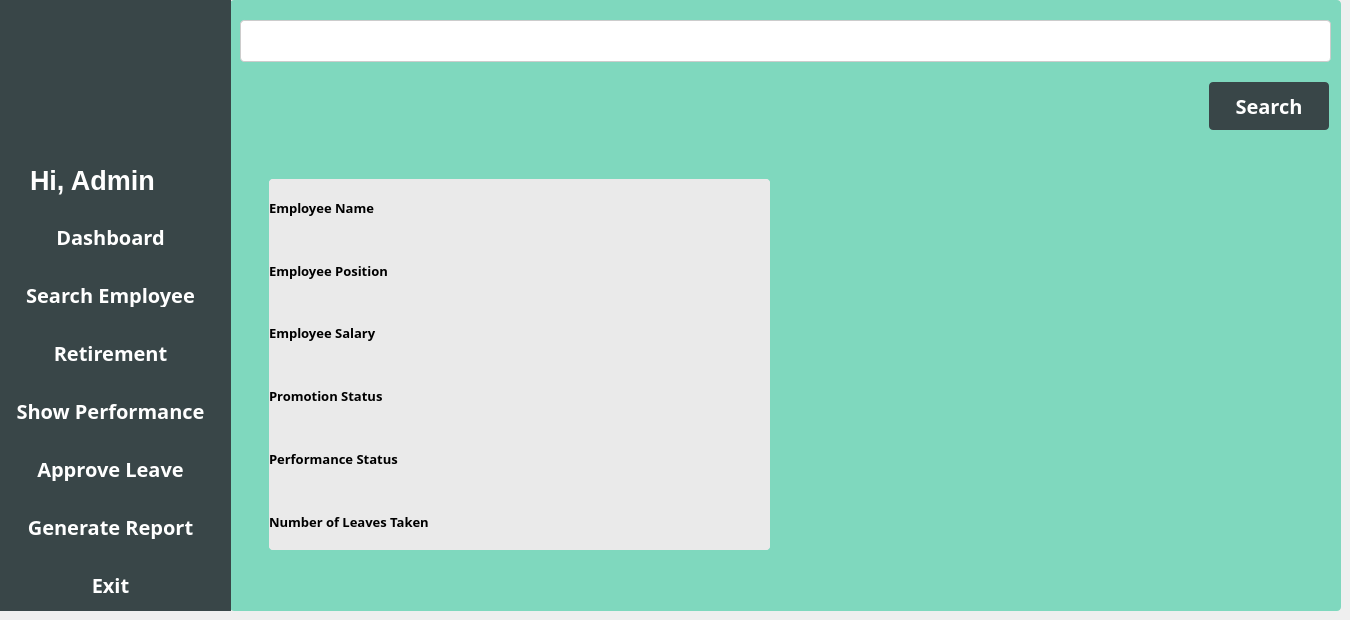
    <widget class="QWidget" name="searchEmployee">
     <widget class="QWidget" name="widget_11" native="true">
      <property name="geometry">
       <rect>
        <x>230</x>
        <y>0</y>
        <width>1111</width>
        <height>611</height>
       </rect>
      </property>
      <property name="styleSheet">
       <string notr="true">background-color: #7fd8be;
border-radius: 4px</string>
      </property>
      <widget class="QWidget" name="widget_12" native="true">
       <property name="geometry">
        <rect>
         <x>9</x>
         <y>139</y>
         <width>1091</width>
         <height>501</height>
        </rect>
       </property>
       <property name="autoFillBackground">
        <bool>false</bool>
       </property>
       <widget class="QWidget" name="widget_13" native="true">
        <property name="geometry">
         <rect>
          <x>30</x>
          <y>40</y>
          <width>501</width>
          <height>371</height>
         </rect>
        </property>
        <property name="font">
         <font>
          <family>Segoe UI Semibold</family>
          <pointsize>11</pointsize>
          <weight>75</weight>
          <bold>true</bold>
         </font>
        </property>
        <property name="styleSheet">
         <string notr="true">background-color: #eaeaea;</string>
        </property>
        <layout class="QHBoxLayout" name="horizontalLayout_5">
         <item>
          <layout class="QVBoxLayout" name="verticalLayout_4">
           <item>
            <widget class="QLabel" name="label_10">
             <property name="font">
              <font>
               <family>Segoe UI Semibold</family>
               <pointsize>10</pointsize>
               <weight>75</weight>
               <bold>true</bold>
              </font>
             </property>
             <property name="text">
              <string>Employee Name</string>
             </property>
            </widget>
           </item>
           <item>
            <widget class="QLabel" name="label_11">
             <property name="font">
              <font>
               <family>Segoe UI Semibold</family>
               <pointsize>10</pointsize>
               <weight>75</weight>
               <bold>true</bold>
              </font>
             </property>
             <property name="text">
              <string>Employee Position</string>
             </property>
            </widget>
           </item>
           <item>
            <widget class="QLabel" name="label_12">
             <property name="font">
              <font>
               <family>Segoe UI Semibold</family>
               <pointsize>10</pointsize>
               <weight>75</weight>
               <bold>true</bold>
              </font>
             </property>
             <property name="text">
              <string>Employee Salary</string>
             </property>
            </widget>
           </item>
           <item>
            <widget class="QLabel" name="label_13">
             <property name="font">
              <font>
               <family>Segoe UI Semibold</family>
               <pointsize>10</pointsize>
               <weight>75</weight>
               <bold>true</bold>
              </font>
             </property>
             <property name="text">
              <string>Promotion Status</string>
             </property>
            </widget>
           </item>
           <item>
            <widget class="QLabel" name="label_14">
             <property name="font">
              <font>
               <family>Segoe UI Semibold</family>
               <pointsize>10</pointsize>
               <weight>75</weight>
               <bold>true</bold>
              </font>
             </property>
             <property name="text">
              <string>Performance Status</string>
             </property>
            </widget>
           </item>
           <item>
            <widget class="QLabel" name="label_15">
             <property name="font">
              <font>
               <family>Segoe UI Semibold</family>
               <pointsize>10</pointsize>
               <weight>75</weight>
               <bold>true</bold>
              </font>
             </property>
             <property name="text">
              <string>Number of Leaves Taken</string>
             </property>
            </widget>
           </item>
          </layout>
         </item>
         <item>
          <layout class="QVBoxLayout" name="verticalLayout_5">
           <item>
            <widget class="QLabel" name="label_name">
             <property name="font">
              <font>
               <family>Segoe UI Semibold</family>
               <pointsize>10</pointsize>
               <weight>75</weight>
               <bold>true</bold>
              </font>
             </property>
             <property name="text">
              <string/>
             </property>
            </widget>
           </item>
           <item>
            <widget class="QLabel" name="label_posi">
             <property name="font">
              <font>
               <family>Segoe UI Semibold</family>
               <pointsize>10</pointsize>
               <weight>75</weight>
               <bold>true</bold>
              </font>
             </property>
             <property name="text">
              <string/>
             </property>
            </widget>
           </item>
           <item>
            <widget class="QLabel" name="label_sal">
             <property name="font">
              <font>
               <family>Segoe UI Semibold</family>
               <pointsize>10</pointsize>
               <weight>75</weight>
               <bold>true</bold>
              </font>
             </property>
             <property name="text">
              <string/>
             </property>
            </widget>
           </item>
           <item>
            <widget class="QLabel" name="label_prom">
             <property name="font">
              <font>
               <family>Segoe UI Semibold</family>
               <pointsize>10</pointsize>
               <weight>75</weight>
               <bold>true</bold>
              </font>
             </property>
             <property name="text">
              <string/>
             </property>
            </widget>
           </item>
           <item>
            <widget class="QLabel" name="label_per">
             <property name="font">
              <font>
               <family>Segoe UI Semibold</family>
               <pointsize>10</pointsize>
               <weight>75</weight>
               <bold>true</bold>
              </font>
             </property>
             <property name="text">
              <string/>
             </property>
            </widget>
           </item>
           <item>
            <widget class="QLabel" name="label_lev">
             <property name="font">
              <font>
               <family>Segoe UI Semibold</family>
               <pointsize>10</pointsize>
               <weight>75</weight>
               <bold>true</bold>
              </font>
             </property>
             <property name="text">
              <string/>
             </property>
            </widget>
           </item>
          </layout>
         </item>
        </layout>
       </widget>
       <widget class="QLabel" name="searchsideimage">
        <property name="geometry">
         <rect>
          <x>574</x>
          <y>35</y>
          <width>501</width>
          <height>361</height>
         </rect>
        </property>
        <property name="text">
         <string/>
        </property>
       </widget>
      </widget>
      <widget class="QWidget" name="layoutWidget">
       <property name="geometry">
        <rect>
         <x>10</x>
         <y>10</y>
         <width>1091</width>
         <height>127</height>
        </rect>
       </property>
       <layout class="QVBoxLayout" name="verticalLayout_6">
        <item>
         <widget class="QLineEdit" name="lineEdit">
          <property name="styleSheet">
           <string notr="true">width: 100%;
  padding: 12px 20px;
  margin: 8px 0;
  border: 1px solid #ccc;
  border-radius: 4px;
background-color: white;
</string>
          </property>
         </widget>
        </item>
        <item>
         <layout class="QHBoxLayout" name="horizontalLayout_6">
          <item>
           <spacer name="horizontalSpacer">
            <property name="orientation">
             <enum>Qt::Horizontal</enum>
            </property>
            <property name="sizeType">
             <enum>QSizePolicy::MinimumExpanding</enum>
            </property>
            <property name="sizeHint" stdset="0">
             <size>
              <width>36</width>
              <height>20</height>
             </size>
            </property>
           </spacer>
          </item>
          <item>
           <widget class="QPushButton" name="pushButton_8">
            <property name="font">
             <font>
              <family>Segoe UI Semibold</family>
              <pointsize>-1</pointsize>
              <weight>75</weight>
              <bold>true</bold>
              <underline>false</underline>
              <strikeout>false</strikeout>
             </font>
            </property>
            <property name="autoFillBackground">
             <bool>false</bool>
            </property>
            <property name="styleSheet">
             <string notr="true">background-color: #394648; /* Green */
  width: 100%;
  border: none;
  color: white;
  padding: 10px;
  text-align: center;
  text-decoration: none;
  font-size: 20px;
  margin: 4px 2px;
	border-radius: 4px;</string>
            </property>
            <property name="text">
             <string>Search</string>
            </property>
           </widget>
          </item>
         </layout>
        </item>
       </layout>
      </widget>
     </widget>
     <widget class="QWidget" name="widget_14" native="true">
      <property name="geometry">
       <rect>
        <x>-10</x>
        <y>210</y>
        <width>241</width>
        <height>401</height>
       </rect>
      </property>
      <property name="styleSheet">
       <string notr="true">background-color: #394648;
</string>
      </property>
      <layout class="QVBoxLayout" name="verticalLayout_7">
       <item>
        <layout class="QVBoxLayout" name="verticalLayout_8">
         <item>
          <widget class="QPushButton" name="dashButton">
           <property name="font">
            <font>
             <family>Segoe UI Semibold</family>
             <pointsize>-1</pointsize>
             <weight>75</weight>
             <bold>true</bold>
             <underline>false</underline>
             <strikeout>false</strikeout>
            </font>
           </property>
           <property name="styleSheet">
            <string notr="true">background-color: #394648; /* Green */
  width: 100%;
  border: none;
  color: white;
  padding: 10px;
  text-align: center;
  text-decoration: none;
  font-size: 20px;
  margin: 4px 2px;
	border-radius: 4px;</string>
           </property>
           <property name="text">
            <string>Dashboard</string>
           </property>
          </widget>
         </item>
         <item>
          <widget class="QPushButton" name="pushButton_4">
           <property name="font">
            <font>
             <family>Segoe UI Semibold</family>
             <pointsize>-1</pointsize>
             <weight>75</weight>
             <bold>true</bold>
             <underline>false</underline>
             <strikeout>false</strikeout>
            </font>
           </property>
           <property name="styleSheet">
            <string notr="true">background-color: #394648; /* Green */
  width: 100%;
  border: none;
  color: white;
  padding: 10px;
  text-align: center;
  text-decoration: none;
  font-size: 20px;
  margin: 4px 2px;
	border-radius: 4px;</string>
           </property>
           <property name="text">
            <string>Search Employee</string>
           </property>
          </widget>
         </item>
         <item>
          <widget class="QPushButton" name="retireButton">
           <property name="font">
            <font>
             <family>Segoe UI Semibold</family>
             <pointsize>-1</pointsize>
             <weight>75</weight>
             <bold>true</bold>
             <underline>false</underline>
             <strikeout>false</strikeout>
            </font>
           </property>
           <property name="styleSheet">
            <string notr="true">background-color: #394648; /* Green */
  width: 100%;
  border: none;
  color: white;
  padding: 10px;
  text-align: center;
  text-decoration: none;
  font-size: 20px;
  margin: 4px 2px;
	border-radius: 4px;</string>
           </property>
           <property name="text">
            <string>Retirement</string>
           </property>
          </widget>
         </item>
         <item>
          <widget class="QPushButton" name="showPerButton">
           <property name="font">
            <font>
             <family>Segoe UI Semibold</family>
             <pointsize>-1</pointsize>
             <weight>75</weight>
             <bold>true</bold>
             <underline>false</underline>
             <strikeout>false</strikeout>
            </font>
           </property>
           <property name="styleSheet">
            <string notr="true">background-color: #394648; /* Green */
  width: 100%;
  border: none;
  color: white;
  padding: 10px;
  text-align: center;
  text-decoration: none;
  font-size: 20px;
  margin: 4px 2px;
	border-radius: 4px;</string>
           </property>
           <property name="text">
            <string>Show Performance</string>
           </property>
          </widget>
         </item>
         <item>
          <widget class="QPushButton" name="pushButton_6">
           <property name="font">
            <font>
             <family>Segoe UI Semibold</family>
             <pointsize>-1</pointsize>
             <weight>75</weight>
             <bold>true</bold>
             <underline>false</underline>
             <strikeout>false</strikeout>
            </font>
           </property>
           <property name="styleSheet">
            <string notr="true">background-color: #394648; /* Green */
  width: 100%;
  border: none;
  color: white;
  padding: 10px;
  text-align: center;
  text-decoration: none;
  font-size: 20px;
  margin: 4px 2px;
	border-radius: 4px;</string>
           </property>
           <property name="text">
            <string>Approve Leave</string>
           </property>
          </widget>
         </item>
         <item>
          <widget class="QPushButton" name="pushButton_7">
           <property name="font">
            <font>
             <family>Segoe UI Semibold</family>
             <pointsize>-1</pointsize>
             <weight>75</weight>
             <bold>true</bold>
             <underline>false</underline>
             <strikeout>false</strikeout>
            </font>
           </property>
           <property name="styleSheet">
            <string notr="true">background-color: #394648; /* Green */
  width: 100%;
  border: none;
  color: white;
  padding: 10px;
  text-align: center;
  text-decoration: none;
  font-size: 20px;
  margin: 4px 2px;
	border-radius: 4px;</string>
           </property>
           <property name="text">
            <string>Generate Report</string>
           </property>
          </widget>
         </item>
         <item>
          <widget class="QPushButton" name="pushButton_9">
           <property name="font">
            <font>
             <family>Segoe UI Semibold</family>
             <pointsize>-1</pointsize>
             <weight>75</weight>
             <bold>true</bold>
             <underline>false</underline>
             <strikeout>false</strikeout>
            </font>
           </property>
           <property name="styleSheet">
            <string notr="true">background-color: #394648; /* Green */
  width: 100%;
  border: none;
  color: white;
  padding: 10px;
  text-align: center;
  text-decoration: none;
  font-size: 20px;
  margin: 4px 2px;
	border-radius: 4px;</string>
           </property>
           <property name="text">
            <string>Exit</string>
           </property>
          </widget>
         </item>
        </layout>
       </item>
      </layout>
     </widget>
     <widget class="QWidget" name="widget_15" native="true">
      <property name="geometry">
       <rect>
        <x>-10</x>
        <y>-10</y>
        <width>241</width>
        <height>221</height>
       </rect>
      </property>
      <property name="font">
       <font>
        <family>Comic Sans MS</family>
        <pointsize>10</pointsize>
        <weight>75</weight>
        <bold>true</bold>
       </font>
      </property>
      <property name="styleSheet">
       <string notr="true">background-color: #394648;</string>
      </property>
      <widget class="QLabel" name="label_24">
       <property name="geometry">
        <rect>
         <x>40</x>
         <y>160</y>
         <width>171</width>
         <height>61</height>
        </rect>
       </property>
       <property name="font">
        <font>
         <family>Segoe UI</family>
         <pointsize>20</pointsize>
         <weight>75</weight>
         <bold>true</bold>
        </font>
       </property>
       <property name="styleSheet">
        <string notr="true">color: white;</string>
       </property>
       <property name="text">
        <string>Hi, Admin</string>
       </property>
      </widget>
      <widget class="QLabel" name="imageAdmin_2">
       <property name="geometry">
        <rect>
         <x>70</x>
         <y>30</y>
         <width>151</width>
         <height>111</height>
        </rect>
       </property>
       <property name="font">
        <font>
         <family>Segoe UI</family>
         <pointsize>20</pointsize>
         <weight>75</weight>
         <bold>true</bold>
        </font>
       </property>
       <property name="styleSheet">
        <string notr="true">color: white;</string>
       </property>
       <property name="text">
        <string/>
       </property>
      </widget>
     </widget>
    </widget>
